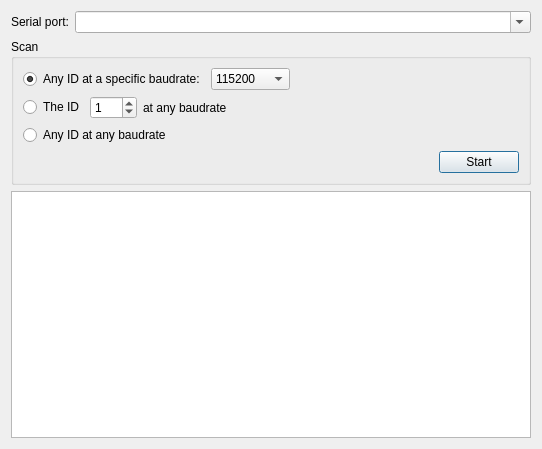
<?xml version="1.0" encoding="UTF-8"?>
<ui version="4.0">
 <class>AX12Utilities</class>
 <widget class="QDialog" name="AX12Utilities">
  <property name="geometry">
   <rect>
    <x>0</x>
    <y>0</y>
    <width>542</width>
    <height>449</height>
   </rect>
  </property>
  <property name="windowTitle">
   <string>Dialog</string>
  </property>
  <layout class="QVBoxLayout" name="verticalLayout_2">
   <item>
    <layout class="QHBoxLayout" name="horizontalLayout_3">
     <item>
      <widget class="QLabel" name="label">
       <property name="sizePolicy">
        <sizepolicy hsizetype="Fixed" vsizetype="Preferred">
         <horstretch>0</horstretch>
         <verstretch>0</verstretch>
        </sizepolicy>
       </property>
       <property name="text">
        <string>Serial port:</string>
       </property>
      </widget>
     </item>
     <item>
      <widget class="QComboBox" name="cbPort">
       <property name="editable">
        <bool>true</bool>
       </property>
      </widget>
     </item>
    </layout>
   </item>
   <item>
    <widget class="QGroupBox" name="gbScan">
     <property name="title">
      <string>Scan</string>
     </property>
     <layout class="QVBoxLayout" name="verticalLayout">
      <item>
       <layout class="QHBoxLayout" name="horizontalLayout_2">
        <item>
         <widget class="QRadioButton" name="rbAnyID">
          <property name="text">
           <string>Any ID at a specific baudrate:</string>
          </property>
          <property name="checked">
           <bool>true</bool>
          </property>
         </widget>
        </item>
        <item>
         <widget class="QComboBox" name="cbBaudRate">
          <property name="currentIndex">
           <number>5</number>
          </property>
          <item>
           <property name="text">
            <string>9600</string>
           </property>
          </item>
          <item>
           <property name="text">
            <string>19200</string>
           </property>
          </item>
          <item>
           <property name="text">
            <string>38400</string>
           </property>
          </item>
          <item>
           <property name="text">
            <string>57600</string>
           </property>
          </item>
          <item>
           <property name="text">
            <string>76800</string>
           </property>
          </item>
          <item>
           <property name="text">
            <string>115200</string>
           </property>
          </item>
          <item>
           <property name="text">
            <string>230400</string>
           </property>
          </item>
          <item>
           <property name="text">
            <string>500000</string>
           </property>
          </item>
          <item>
           <property name="text">
            <string>576000</string>
           </property>
          </item>
          <item>
           <property name="text">
            <string>921600</string>
           </property>
          </item>
          <item>
           <property name="text">
            <string>1000000</string>
           </property>
          </item>
          <item>
           <property name="text">
            <string>2000000</string>
           </property>
          </item>
         </widget>
        </item>
        <item>
         <spacer name="horizontalSpacer_3">
          <property name="orientation">
           <enum>Qt::Horizontal</enum>
          </property>
          <property name="sizeHint" stdset="0">
           <size>
            <width>40</width>
            <height>20</height>
           </size>
          </property>
         </spacer>
        </item>
       </layout>
      </item>
      <item>
       <layout class="QHBoxLayout" name="horizontalLayout">
        <item>
         <widget class="QRadioButton" name="rbAnyBaudrate">
          <property name="text">
           <string>The ID</string>
          </property>
         </widget>
        </item>
        <item>
         <widget class="QSpinBox" name="spScannedId">
          <property name="maximum">
           <number>253</number>
          </property>
          <property name="value">
           <number>1</number>
          </property>
         </widget>
        </item>
        <item>
         <widget class="QLabel" name="label_2">
          <property name="text">
           <string>at any baudrate</string>
          </property>
         </widget>
        </item>
        <item>
         <spacer name="horizontalSpacer_2">
          <property name="orientation">
           <enum>Qt::Horizontal</enum>
          </property>
          <property name="sizeHint" stdset="0">
           <size>
            <width>40</width>
            <height>20</height>
           </size>
          </property>
         </spacer>
        </item>
       </layout>
      </item>
      <item>
       <widget class="QRadioButton" name="rbAnyAny">
        <property name="text">
         <string>Any ID at any baudrate</string>
        </property>
       </widget>
      </item>
      <item>
       <layout class="QHBoxLayout" name="horizontalLayout_4">
        <item>
         <spacer name="horizontalSpacer">
          <property name="orientation">
           <enum>Qt::Horizontal</enum>
          </property>
          <property name="sizeHint" stdset="0">
           <size>
            <width>40</width>
            <height>20</height>
           </size>
          </property>
         </spacer>
        </item>
        <item>
         <widget class="QPushButton" name="btnScan">
          <property name="text">
           <string>Start</string>
          </property>
         </widget>
        </item>
       </layout>
      </item>
     </layout>
    </widget>
   </item>
   <item>
    <widget class="QPlainTextEdit" name="plainTextEdit"/>
   </item>
  </layout>
 </widget>
 <resources/>
 <connections/>
</ui>
